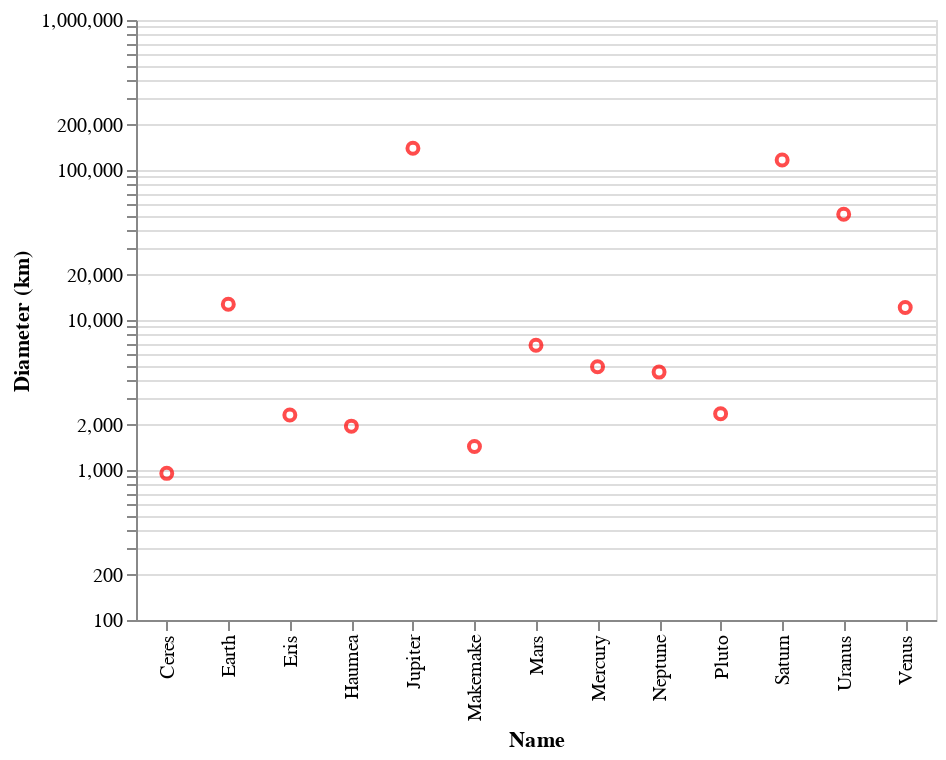

The code cell stored with this chart in its notebook:
### Markdown cell above
Testreszabás: címkék, színek, egyéb vizuális elemek

### Code cell
alt.Chart(planets).mark_point(color='#ff0000').encode(
    alt.X('name', axis=alt.Axis(title='Name')),
    alt.Y('diameter', scale=alt.Scale(type='log'), axis=alt.Axis(title='Diameter (km)'))
).properties(
    width=400,
    height=300
).interactive()

### Figure 1 — Vega-Lite specification as saved in the notebook (floating-point values rounded to 4 significant figures)
{"config": {"view": {"continuousWidth": 400, "continuousHeight": 300}}, "data": {"name": "data-32e6086e956f7bd038a2cd26349dfd84"}, "mark": {"type": "point", "color": "#ff0000"}, "encoding": {"x": {"type": "nominal", "axis": {"title": "Name"}, "field": "name"}, "y": {"type": "quantitative", "axis": {"title": "Diameter (km)"}, "field": "diameter", "scale": {"type": "log"}}}, "height": 300, "selection": {"selector004": {"type": "interval", "bind": "scales", "encodings": ["x", "y"]}}, "width": 400, "$schema": "https://vega.github.io/schema/vega-lite/v4.8.1.json", "datasets": {"data-32e6086e956f7bd038a2cd26349dfd84": [{"name": "Mercury", "diameter": 4879, "distance": 57.91, "moons": 0}, {"name": "Venus", "diameter": 12104, "distance": 108.2, "moons": 0}, {"name": "Earth", "diameter": 12742, "distance": 149.6, "moons": 1}, {"name": "Mars", "diameter": 6779, "distance": 227.9, "moons": 2}, {"name": "Ceres", "diameter": 950, "distance": 414.3, "moons": 0}, {"name": "Jupiter", "diameter": 139822, "distance": 778.5, "moons": 79}, {"name": "Saturn", "diameter": 116464, "distance": 1434.0, "moons": 82}, {"name": "Uranus", "diameter": 50724, "distance": 2871.0, "moons": 27}, {"name": "Neptune", "diameter": 4495, "distance": 49240.0, "moons": 14}, {"name": "Pluto", "diameter": 2374, "distance": 5906.0, "moons": 5}, {"name": "Haumea", "diameter": 1960, "distance": 6460.0, "moons": 2}, {"name": "Makemake", "diameter": 1434, "distance": 6796.0, "moons": 1}, {"name": "Eris", "diameter": 2326, "distance": 10150.0, "moons": 1}]}}
